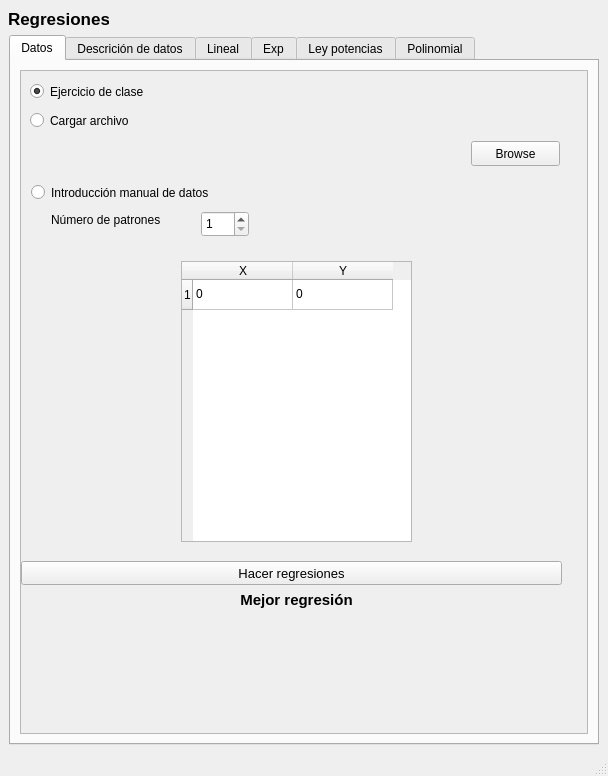
<?xml version="1.0" encoding="UTF-8"?>
<ui version="4.0">
 <class>MainWindow</class>
 <widget class="QMainWindow" name="MainWindow">
  <property name="geometry">
   <rect>
    <x>0</x>
    <y>0</y>
    <width>608</width>
    <height>776</height>
   </rect>
  </property>
  <property name="windowTitle">
   <string>MainWindow</string>
  </property>
  <widget class="QWidget" name="centralwidget">
   <widget class="QLabel" name="label">
    <property name="geometry">
     <rect>
      <x>9</x>
      <y>9</y>
      <width>100</width>
      <height>20</height>
     </rect>
    </property>
    <property name="font">
     <font>
      <pointsize>13</pointsize>
      <weight>75</weight>
      <bold>true</bold>
     </font>
    </property>
    <property name="text">
     <string>Regresiones</string>
    </property>
    <property name="alignment">
     <set>Qt::AlignCenter</set>
    </property>
   </widget>
   <widget class="QTabWidget" name="tabWidget">
    <property name="geometry">
     <rect>
      <x>9</x>
      <y>35</y>
      <width>590</width>
      <height>710</height>
     </rect>
    </property>
    <property name="currentIndex">
     <number>0</number>
    </property>
    <widget class="QWidget" name="tab">
     <attribute name="title">
      <string>Datos</string>
     </attribute>
     <layout class="QGridLayout" name="gridLayout_3">
      <item row="0" column="0" rowspan="2">
       <widget class="QScrollArea" name="scrollArea_2">
        <property name="widgetResizable">
         <bool>true</bool>
        </property>
        <widget class="QWidget" name="scrollAreaWidgetContents_2">
         <property name="geometry">
          <rect>
           <x>0</x>
           <y>0</y>
           <width>566</width>
           <height>659</height>
          </rect>
         </property>
         <widget class="QRadioButton" name="radioButtonClase">
          <property name="geometry">
           <rect>
            <x>9</x>
            <y>9</y>
            <width>140</width>
            <height>23</height>
           </rect>
          </property>
          <property name="text">
           <string>Ejercicio de clase</string>
          </property>
          <property name="checked">
           <bool>true</bool>
          </property>
         </widget>
         <widget class="QRadioButton" name="radioButtonFile">
          <property name="geometry">
           <rect>
            <x>9</x>
            <y>38</y>
            <width>123</width>
            <height>23</height>
           </rect>
          </property>
          <property name="text">
           <string>Cargar archivo</string>
          </property>
         </widget>
         <widget class="QRadioButton" name="radioButtonManual">
          <property name="geometry">
           <rect>
            <x>10</x>
            <y>110</y>
            <width>227</width>
            <height>23</height>
           </rect>
          </property>
          <property name="text">
           <string>Introducción manual de datos</string>
          </property>
         </widget>
         <widget class="QTableWidget" name="tableDatos">
          <property name="geometry">
           <rect>
            <x>160</x>
            <y>190</y>
            <width>231</width>
            <height>281</height>
           </rect>
          </property>
          <property name="sizeAdjustPolicy">
           <enum>QAbstractScrollArea::AdjustToContentsOnFirstShow</enum>
          </property>
          <property name="rowCount">
           <number>1</number>
          </property>
          <property name="columnCount">
           <number>2</number>
          </property>
          <row>
           <property name="text">
            <string>1</string>
           </property>
          </row>
          <column>
           <property name="text">
            <string>X</string>
           </property>
          </column>
          <column>
           <property name="text">
            <string>Y</string>
           </property>
          </column>
          <item row="0" column="0">
           <property name="text">
            <string>0</string>
           </property>
          </item>
          <item row="0" column="1">
           <property name="text">
            <string>0</string>
           </property>
          </item>
         </widget>
         <widget class="QPushButton" name="pushButtonClasificar">
          <property name="geometry">
           <rect>
            <x>0</x>
            <y>490</y>
            <width>541</width>
            <height>24</height>
           </rect>
          </property>
          <property name="font">
           <font>
            <pointsize>10</pointsize>
           </font>
          </property>
          <property name="text">
           <string>Hacer regresiones</string>
          </property>
         </widget>
         <widget class="QLabel" name="labelRes">
          <property name="geometry">
           <rect>
            <x>0</x>
            <y>520</y>
            <width>551</width>
            <height>17</height>
           </rect>
          </property>
          <property name="font">
           <font>
            <pointsize>11</pointsize>
            <weight>75</weight>
            <bold>true</bold>
           </font>
          </property>
          <property name="text">
           <string>Mejor regresión</string>
          </property>
          <property name="alignment">
           <set>Qt::AlignCenter</set>
          </property>
         </widget>
         <widget class="QLabel" name="label_7">
          <property name="geometry">
           <rect>
            <x>30</x>
            <y>140</y>
            <width>141</width>
            <height>17</height>
           </rect>
          </property>
          <property name="text">
           <string>Número de patrones</string>
          </property>
         </widget>
         <widget class="QSpinBox" name="spinBoxNumeroPatrones">
          <property name="geometry">
           <rect>
            <x>180</x>
            <y>140</y>
            <width>48</width>
            <height>26</height>
           </rect>
          </property>
          <property name="minimum">
           <number>1</number>
          </property>
         </widget>
         <widget class="QLabel" name="label_path">
          <property name="geometry">
           <rect>
            <x>30</x>
            <y>70</y>
            <width>411</width>
            <height>17</height>
           </rect>
          </property>
          <property name="text">
           <string/>
          </property>
         </widget>
         <widget class="QPushButton" name="pushButtonBrowse">
          <property name="geometry">
           <rect>
            <x>450</x>
            <y>70</y>
            <width>89</width>
            <height>25</height>
           </rect>
          </property>
          <property name="text">
           <string>Browse</string>
          </property>
         </widget>
        </widget>
       </widget>
      </item>
     </layout>
    </widget>
    <widget class="QWidget" name="tab_2">
     <attribute name="title">
      <string>Descrición de datos</string>
     </attribute>
     <layout class="QGridLayout" name="gridLayout_2">
      <item row="0" column="0">
       <widget class="QScrollArea" name="scrollArea">
        <property name="widgetResizable">
         <bool>true</bool>
        </property>
        <widget class="QWidget" name="scrollAreaWidgetContents">
         <property name="geometry">
          <rect>
           <x>0</x>
           <y>0</y>
           <width>566</width>
           <height>659</height>
          </rect>
         </property>
         <layout class="QGridLayout" name="gridLayout_4">
          <item row="0" column="0">
           <widget class="QLabel" name="labelInformation">
            <property name="font">
             <font>
              <pointsize>11</pointsize>
              <weight>75</weight>
              <bold>true</bold>
             </font>
            </property>
            <property name="text">
             <string>Información</string>
            </property>
            <property name="alignment">
             <set>Qt::AlignCenter</set>
            </property>
           </widget>
          </item>
          <item row="3" column="0">
           <widget class="QLabel" name="label_5">
            <property name="font">
             <font>
              <pointsize>9</pointsize>
              <weight>75</weight>
              <bold>true</bold>
             </font>
            </property>
            <property name="text">
             <string>Información de los datos</string>
            </property>
           </widget>
          </item>
          <item row="4" column="0">
           <widget class="QLabel" name="imagenK">
            <property name="text">
             <string/>
            </property>
            <property name="alignment">
             <set>Qt::AlignCenter</set>
            </property>
           </widget>
          </item>
          <item row="1" column="0">
           <widget class="QLabel" name="label_4">
            <property name="font">
             <font>
              <pointsize>9</pointsize>
              <weight>75</weight>
              <bold>true</bold>
             </font>
            </property>
            <property name="text">
             <string>Gráfico los puntos</string>
            </property>
           </widget>
          </item>
          <item row="2" column="0">
           <widget class="QLabel" name="imagenTodos">
            <property name="text">
             <string/>
            </property>
            <property name="alignment">
             <set>Qt::AlignCenter</set>
            </property>
           </widget>
          </item>
         </layout>
        </widget>
       </widget>
      </item>
     </layout>
    </widget>
    <widget class="QWidget" name="tab_3">
     <attribute name="title">
      <string>Lineal</string>
     </attribute>
     <widget class="QScrollArea" name="scrollArea_3">
      <property name="geometry">
       <rect>
        <x>0</x>
        <y>0</y>
        <width>581</width>
        <height>651</height>
       </rect>
      </property>
      <property name="widgetResizable">
       <bool>true</bool>
      </property>
      <widget class="QWidget" name="scrollAreaWidgetContents_3">
       <property name="geometry">
        <rect>
         <x>0</x>
         <y>0</y>
         <width>579</width>
         <height>649</height>
        </rect>
       </property>
       <layout class="QFormLayout" name="formLayout">
        <item row="2" column="0">
         <widget class="QLabel" name="linealImage">
          <property name="text">
           <string/>
          </property>
         </widget>
        </item>
        <item row="1" column="0">
         <widget class="QLabel" name="label_MSE_lineal">
          <property name="font">
           <font>
            <weight>75</weight>
            <bold>true</bold>
           </font>
          </property>
          <property name="text">
           <string>MSE: </string>
          </property>
         </widget>
        </item>
        <item row="0" column="0" colspan="2">
         <widget class="QLabel" name="label_6">
          <property name="font">
           <font>
            <weight>75</weight>
            <bold>true</bold>
           </font>
          </property>
          <property name="layoutDirection">
           <enum>Qt::LeftToRight</enum>
          </property>
          <property name="autoFillBackground">
           <bool>false</bool>
          </property>
          <property name="text">
           <string>Regresión lineal</string>
          </property>
          <property name="alignment">
           <set>Qt::AlignCenter</set>
          </property>
         </widget>
        </item>
       </layout>
      </widget>
     </widget>
    </widget>
    <widget class="QWidget" name="tab_4">
     <attribute name="title">
      <string>Exp</string>
     </attribute>
     <widget class="QScrollArea" name="scrollArea_4">
      <property name="geometry">
       <rect>
        <x>0</x>
        <y>0</y>
        <width>581</width>
        <height>651</height>
       </rect>
      </property>
      <property name="widgetResizable">
       <bool>true</bool>
      </property>
      <widget class="QWidget" name="scrollAreaWidgetContents_4">
       <property name="geometry">
        <rect>
         <x>0</x>
         <y>0</y>
         <width>579</width>
         <height>649</height>
        </rect>
       </property>
       <layout class="QFormLayout" name="formLayout_2">
        <item row="0" column="0" colspan="2">
         <widget class="QLabel" name="label_8">
          <property name="font">
           <font>
            <weight>75</weight>
            <bold>true</bold>
           </font>
          </property>
          <property name="layoutDirection">
           <enum>Qt::LeftToRight</enum>
          </property>
          <property name="autoFillBackground">
           <bool>false</bool>
          </property>
          <property name="text">
           <string>Regresión exponencial</string>
          </property>
          <property name="alignment">
           <set>Qt::AlignCenter</set>
          </property>
         </widget>
        </item>
        <item row="1" column="0">
         <widget class="QLabel" name="label_MSE_Exp">
          <property name="font">
           <font>
            <weight>75</weight>
            <bold>true</bold>
           </font>
          </property>
          <property name="text">
           <string>MSE: </string>
          </property>
         </widget>
        </item>
        <item row="3" column="0">
         <widget class="QLabel" name="expImage">
          <property name="text">
           <string/>
          </property>
         </widget>
        </item>
        <item row="4" column="0">
         <widget class="QLabel" name="label_2">
          <property name="text">
           <string>Escala logaritmica</string>
          </property>
         </widget>
        </item>
        <item row="5" column="0">
         <widget class="QLabel" name="expImage_log">
          <property name="text">
           <string/>
          </property>
         </widget>
        </item>
        <item row="2" column="0">
         <widget class="QLabel" name="label_12">
          <property name="text">
           <string>Escala líneal</string>
          </property>
         </widget>
        </item>
       </layout>
      </widget>
     </widget>
    </widget>
    <widget class="QWidget" name="tab_5">
     <attribute name="title">
      <string>Ley potencias</string>
     </attribute>
     <widget class="QScrollArea" name="scrollArea_5">
      <property name="geometry">
       <rect>
        <x>0</x>
        <y>0</y>
        <width>581</width>
        <height>651</height>
       </rect>
      </property>
      <property name="widgetResizable">
       <bool>true</bool>
      </property>
      <widget class="QWidget" name="scrollAreaWidgetContents_6">
       <property name="geometry">
        <rect>
         <x>0</x>
         <y>0</y>
         <width>579</width>
         <height>649</height>
        </rect>
       </property>
       <layout class="QFormLayout" name="formLayout_4">
        <item row="3" column="0">
         <widget class="QLabel" name="lawImage">
          <property name="text">
           <string/>
          </property>
         </widget>
        </item>
        <item row="1" column="0">
         <widget class="QLabel" name="label_MSE_law">
          <property name="font">
           <font>
            <weight>75</weight>
            <bold>true</bold>
           </font>
          </property>
          <property name="text">
           <string>MSE: </string>
          </property>
         </widget>
        </item>
        <item row="0" column="0" colspan="2">
         <widget class="QLabel" name="label_10">
          <property name="font">
           <font>
            <weight>75</weight>
            <bold>true</bold>
           </font>
          </property>
          <property name="layoutDirection">
           <enum>Qt::LeftToRight</enum>
          </property>
          <property name="autoFillBackground">
           <bool>false</bool>
          </property>
          <property name="text">
           <string>Regresión ley de potencias</string>
          </property>
          <property name="alignment">
           <set>Qt::AlignCenter</set>
          </property>
         </widget>
        </item>
        <item row="2" column="0">
         <widget class="QLabel" name="label_3">
          <property name="text">
           <string>Escala líneal</string>
          </property>
         </widget>
        </item>
        <item row="4" column="0">
         <widget class="QLabel" name="label_13">
          <property name="text">
           <string>Escala logaritmica</string>
          </property>
         </widget>
        </item>
        <item row="5" column="0">
         <widget class="QLabel" name="lawImage_log">
          <property name="text">
           <string/>
          </property>
         </widget>
        </item>
       </layout>
      </widget>
     </widget>
    </widget>
    <widget class="QWidget" name="tab_6">
     <attribute name="title">
      <string>Polinomial</string>
     </attribute>
     <widget class="QScrollArea" name="scrollArea_6">
      <property name="geometry">
       <rect>
        <x>0</x>
        <y>0</y>
        <width>581</width>
        <height>651</height>
       </rect>
      </property>
      <property name="widgetResizable">
       <bool>true</bool>
      </property>
      <widget class="QWidget" name="scrollAreaWidgetContents_7">
       <property name="geometry">
        <rect>
         <x>0</x>
         <y>0</y>
         <width>579</width>
         <height>649</height>
        </rect>
       </property>
       <layout class="QFormLayout" name="formLayout_5">
        <item row="2" column="0">
         <widget class="QLabel" name="poliImage">
          <property name="text">
           <string/>
          </property>
         </widget>
        </item>
        <item row="1" column="0">
         <widget class="QLabel" name="label_MSE_poli">
          <property name="font">
           <font>
            <weight>75</weight>
            <bold>true</bold>
           </font>
          </property>
          <property name="text">
           <string>MSE: </string>
          </property>
         </widget>
        </item>
        <item row="0" column="0" colspan="2">
         <widget class="QLabel" name="label_11">
          <property name="font">
           <font>
            <weight>75</weight>
            <bold>true</bold>
           </font>
          </property>
          <property name="layoutDirection">
           <enum>Qt::LeftToRight</enum>
          </property>
          <property name="autoFillBackground">
           <bool>false</bool>
          </property>
          <property name="text">
           <string>Regresión polinomial</string>
          </property>
          <property name="alignment">
           <set>Qt::AlignCenter</set>
          </property>
         </widget>
        </item>
       </layout>
      </widget>
     </widget>
    </widget>
   </widget>
  </widget>
  <widget class="QStatusBar" name="statusbar"/>
 </widget>
 <resources/>
 <connections/>
</ui>
